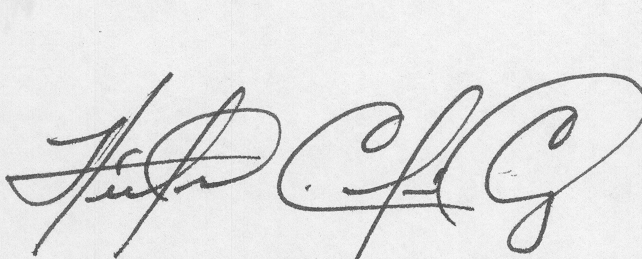
#> input picture dados/full_org/original_17_4.png, 642 x 259 px; its folder holds only this picture in this run
$ jupyter execute --allow-errors comparador_assinaturas.ipynb
#> lines starting #> are read from the running program, lines starting #| are printed output that depends on the picture
[cell 1]
import numpy as np
import matplotlib.pyplot as plt
import cv2
import os
import random
import tensorflow as tf
from tensorflow.keras.applications import ResNet50
from tensorflow.keras.models import Model
from tensorflow.keras.layers import GlobalAveragePooling2D, Dense
from tensorflow.keras.preprocessing import image
from sklearn.svm import SVC
from sklearn.model_selection import train_test_split, StratifiedKFold, cross_val_score, GridSearchCV
from sklearn.metrics import accuracy_score, f1_score, recall_score, confusion_matrix
from tensorflow.keras.applications.resnet50 import preprocess_input
from tensorflow.keras.preprocessing.image import img_to_array, load_img
from tqdm import tqdm
from keras.src.saving import load_model
import joblib
import seaborn as sns
import pickle
from PIL import ImageEnhance, Image, ImageOps

#> (a cell that did not finish here is left out)

[cell 3]
# [14 lines left out: functions filtro_nitidez1, filtro_nitidez2, not called in this run]

def verifica_necessidade_limpeza(clf_ruido, img_array):
    pred = clf_ruido.predict(img_array)
    return pred[0][0] > 0.5

[cell 4]
def resize_with_padding(image, target_size=(128, 128)):
    image = ImageOps.contain(image, target_size, method=Image.Resampling.LANCZOS)
    padded_img = ImageOps.pad(image, target_size, method=Image.Resampling.LANCZOS, color=(255))
    return padded_img

# [8 lines left out: function load_images_with_padding, not called in this run]

[cell 5]
original_path = "../dados/full_org/"
forged_path = "../dados/full_forg/"

output_original_path = "../dados/full_org_pre_proc/"
output_forged_path = "../dados/full_forg_pre_proc/"

[cell 6]
dict_paths = {original_path: output_original_path,
              forged_path: output_forged_path}

[cell 7]
def classifica_e_limpa_imagens(dict_paths):
    cont = 0
    target_size = (128, 128)
    for folder in dict_paths.keys():
        for filename in os.listdir(folder):
            if filename.endswith('png'):
                original_img = Image.open(os.path.join(folder, filename)).convert('L')
#> original_img is the input picture: PIL image 642x259 L; min 63, max 251, mean 226.7
                original_size = original_img.size
#> original_size = (642, 259)
                original_img = resize_with_padding(original_img, target_size)
#> in resize_with_padding, `image = ImageOps.contain(image, target_size, method=Image.Resampling.L..`:
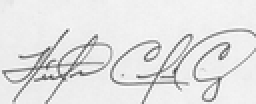
#> image: PIL image 128x52 L (shown 2 times larger); min 65, max 255, mean 226.7
#> in resize_with_padding, `padded_img = ImageOps.pad(image, target_size, method=Image.Resampling...`:
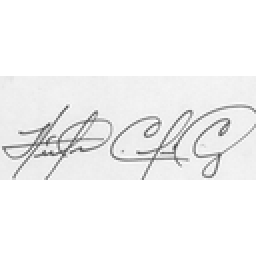
#> padded_img: PIL image 128x128 L (shown 2 times larger); min 65, max 255, mean 243.5
                img_array = img_to_array(original_img) / 255.0
                img_array = np.expand_dims(img_array, axis=0)

                ruidosa = verifica_necessidade_limpeza(clf_ruido, img_array)

                if ruidosa:
                    print(filename)
                    cont += 1
                    clean_img = limpador_ruidos.predict(img_array)
                    clean_img = (clean_img[0] * 255).astype(np.uint8)
                    plt.imshow(clean_img)
                    plt.show()
                    cv2.imwrite(os.path.join(dict_paths[folder], filename), clean_img)
                else:
                    cv2.imwrite(os.path.join(dict_paths[folder], filename), np.array(original_img))
    print(f"QTD Assinaturas ruidosas: {cont}")

classifica_e_limpa_imagens(dict_paths)
#> (the call stopped at in classifica_e_limpa_imagens, `img_array = img_to_array(original_img) / 255.0`: tensorflow is not available in this run)

$ run again, on dados/full_org/original_3_2.png
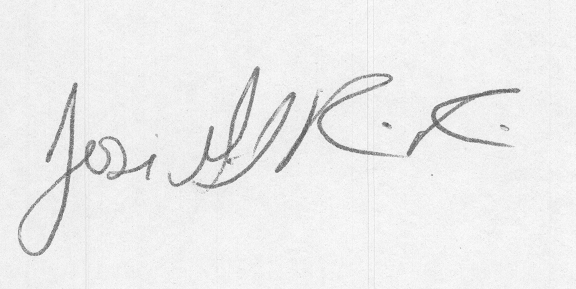
#> input picture dados/full_org/original_3_2.png, 576 x 289 px
#> in classifica_e_limpa_imagens, original_img is the input picture: PIL image 576x289 L; min 80, max 254, mean 236.8
#> in resize_with_padding, `image = ImageOps.contain(image, target_size, method=Image.Resampling.L..`:
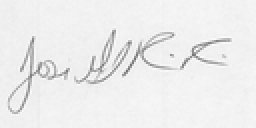
#> image: PIL image 128x64 L (shown 2 times larger); min 113, max 255, mean 236.8
#> in resize_with_padding, `padded_img = ImageOps.pad(image, target_size, method=Image.Resampling...`:
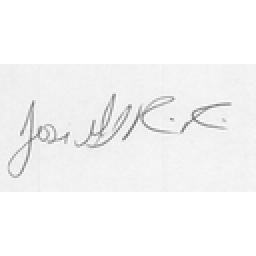
#> padded_img: PIL image 128x128 L (shown 2 times larger); min 113, max 255, mean 245.9

$ run again, on dados/full_org/original_6_19.png
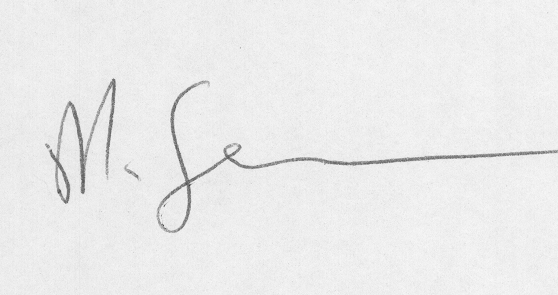
#> input picture dados/full_org/original_6_19.png, 558 x 295 px
#> in classifica_e_limpa_imagens, original_img is the input picture: PIL image 558x295 L; min 60, max 249, mean 235.1
#> in resize_with_padding, `image = ImageOps.contain(image, target_size, method=Image.Resampling.L..`:
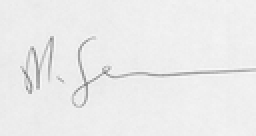
#> image: PIL image 128x68 L (shown 2 times larger); min 124, max 249, mean 235.1
#> in resize_with_padding, `padded_img = ImageOps.pad(image, target_size, method=Image.Resampling...`:
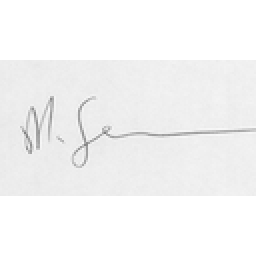
#> padded_img: PIL image 128x128 L (shown 2 times larger); min 124, max 255, mean 244.4

$ run again, on dados/full_org/original_1_22.png
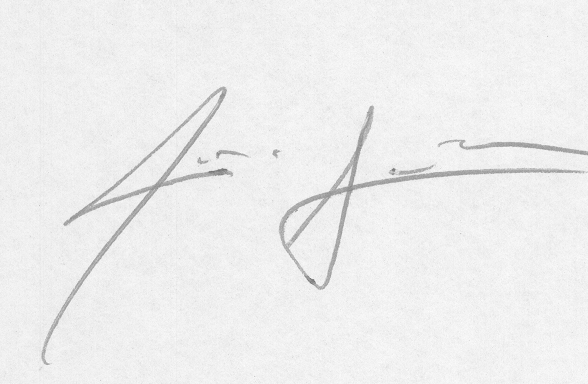
#> input picture dados/full_org/original_1_22.png, 588 x 384 px
#> in classifica_e_limpa_imagens, original_img is the input picture: PIL image 588x384 L; min 115, max 253, mean 237.9
#> in resize_with_padding, `padded_img = ImageOps.pad(image, target_size, method=Image.Resampling...`:
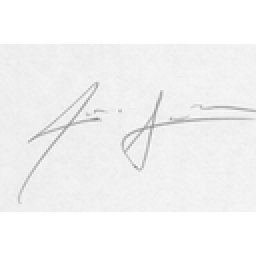
#> padded_img: PIL image 128x128 L (shown 2 times larger); min 133, max 255, mean 243.8

$ run again, on dados/full_org/original_2_16.png
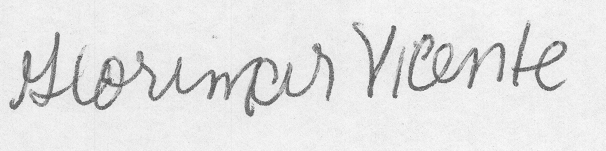
#> input picture dados/full_org/original_2_16.png, 606 x 151 px
#> in classifica_e_limpa_imagens, original_img is the input picture: PIL image 606x151 L; min 72, max 251, mean 228
#> in resize_with_padding, `image = ImageOps.contain(image, target_size, method=Image.Resampling.L..`:
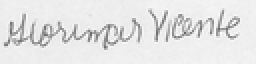
#> image: PIL image 128x32 L (shown 2 times larger); min 102, max 255, mean 228
#> in resize_with_padding, `padded_img = ImageOps.pad(image, target_size, method=Image.Resampling...`:
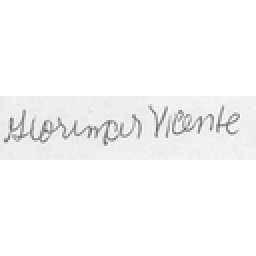
#> padded_img: PIL image 128x128 L (shown 2 times larger); min 102, max 255, mean 248.3
